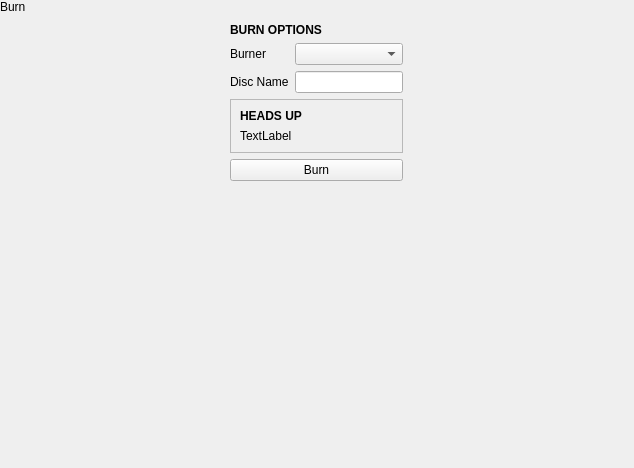
<?xml version="1.0" encoding="UTF-8"?>
<ui version="4.0">
 <class>BurnPopover</class>
 <widget class="QWidget" name="BurnPopover">
  <property name="geometry">
   <rect>
    <x>0</x>
    <y>0</y>
    <width>634</width>
    <height>468</height>
   </rect>
  </property>
  <property name="windowTitle">
   <string notr="true">Form</string>
  </property>
  <layout class="QVBoxLayout" name="verticalLayout">
   <property name="spacing">
    <number>0</number>
   </property>
   <property name="leftMargin">
    <number>0</number>
   </property>
   <property name="topMargin">
    <number>0</number>
   </property>
   <property name="rightMargin">
    <number>0</number>
   </property>
   <property name="bottomMargin">
    <number>0</number>
   </property>
   <item>
    <widget class="tStackedWidget" name="mainStack">
     <property name="currentIndex">
      <number>0</number>
     </property>
     <widget class="QWidget" name="mainPage">
      <layout class="QVBoxLayout" name="verticalLayout_5">
       <property name="spacing">
        <number>0</number>
       </property>
       <property name="leftMargin">
        <number>0</number>
       </property>
       <property name="topMargin">
        <number>0</number>
       </property>
       <property name="rightMargin">
        <number>0</number>
       </property>
       <property name="bottomMargin">
        <number>0</number>
       </property>
       <item>
        <widget class="tTitleLabel" name="titleLabel">
         <property name="text">
          <string notr="true">Burn</string>
         </property>
        </widget>
       </item>
       <item alignment="Qt::AlignHCenter">
        <widget class="QWidget" name="optionsWidget" native="true">
         <layout class="QGridLayout" name="gridLayout">
          <item row="2" column="1">
           <widget class="QLineEdit" name="discNameEdit"/>
          </item>
          <item row="1" column="0">
           <widget class="QLabel" name="label_5">
            <property name="text">
             <string>Burner</string>
            </property>
           </widget>
          </item>
          <item row="0" column="0" colspan="2">
           <widget class="QLabel" name="label">
            <property name="font">
             <font>
              <bold>true</bold>
             </font>
            </property>
            <property name="text">
             <string>BURN OPTIONS</string>
            </property>
           </widget>
          </item>
          <item row="1" column="1">
           <widget class="QComboBox" name="burnerBox"/>
          </item>
          <item row="2" column="0">
           <widget class="QLabel" name="label_2">
            <property name="text">
             <string>Disc Name</string>
            </property>
           </widget>
          </item>
          <item row="4" column="0" colspan="2">
           <widget class="QPushButton" name="burnButton">
            <property name="text">
             <string>Burn</string>
            </property>
            <property name="icon">
             <iconset theme="tools-media-optical-burn">
              <normaloff>../../../theFrisbee/application/operations</normaloff>../../../theFrisbee/application/operations</iconset>
            </property>
           </widget>
          </item>
          <item row="3" column="0" colspan="2">
           <widget class="QFrame" name="warningFrame">
            <property name="autoFillBackground">
             <bool>true</bool>
            </property>
            <property name="frameShape">
             <enum>QFrame::StyledPanel</enum>
            </property>
            <property name="frameShadow">
             <enum>QFrame::Raised</enum>
            </property>
            <layout class="QVBoxLayout" name="verticalLayout_2">
             <item>
              <widget class="QLabel" name="label_6">
               <property name="font">
                <font>
                 <bold>true</bold>
                </font>
               </property>
               <property name="text">
                <string>HEADS UP</string>
               </property>
              </widget>
             </item>
             <item>
              <widget class="QLabel" name="warningText">
               <property name="text">
                <string notr="true">TextLabel</string>
               </property>
               <property name="wordWrap">
                <bool>true</bool>
               </property>
              </widget>
             </item>
            </layout>
           </widget>
          </item>
         </layout>
        </widget>
       </item>
       <item>
        <spacer name="verticalSpacer">
         <property name="orientation">
          <enum>Qt::Vertical</enum>
         </property>
         <property name="sizeHint" stdset="0">
          <size>
           <width>20</width>
           <height>40</height>
          </size>
         </property>
        </spacer>
       </item>
      </layout>
     </widget>
     <widget class="QWidget" name="confirmOpticalPage">
      <layout class="QVBoxLayout" name="verticalLayout_7">
       <property name="spacing">
        <number>0</number>
       </property>
       <property name="leftMargin">
        <number>0</number>
       </property>
       <property name="topMargin">
        <number>0</number>
       </property>
       <property name="rightMargin">
        <number>0</number>
       </property>
       <property name="bottomMargin">
        <number>0</number>
       </property>
       <item>
        <widget class="tTitleLabel" name="titleLabel_2">
         <property name="text">
          <string>Burn Disc</string>
         </property>
        </widget>
       </item>
       <item alignment="Qt::AlignHCenter">
        <widget class="QWidget" name="burnConfirmWidget" native="true">
         <layout class="QVBoxLayout" name="verticalLayout_6">
          <item>
           <widget class="QLabel" name="label_3">
            <property name="font">
             <font>
              <bold>true</bold>
             </font>
            </property>
            <property name="text">
             <string>DISC NOT BLANK</string>
            </property>
           </widget>
          </item>
          <item>
           <widget class="QLabel" name="label_4">
            <property name="text">
             <string>The disc in the drive is not blank. To burn these files to the disc, the disc will need to be erased.

Once the disc in the drive is erased, all the data on it will be gone forever.</string>
            </property>
            <property name="wordWrap">
             <bool>true</bool>
            </property>
           </widget>
          </item>
          <item>
           <widget class="QPushButton" name="doBurnButton">
            <property name="text">
             <string>Erase and Burn</string>
            </property>
            <property name="icon">
             <iconset theme="tools-media-optical-burn">
              <normaloff>../../../theFrisbee/application/operations</normaloff>../../../theFrisbee/application/operations</iconset>
            </property>
           </widget>
          </item>
         </layout>
        </widget>
       </item>
       <item>
        <spacer name="verticalSpacer_3">
         <property name="orientation">
          <enum>Qt::Vertical</enum>
         </property>
         <property name="sizeHint" stdset="0">
          <size>
           <width>20</width>
           <height>385</height>
          </size>
         </property>
        </spacer>
       </item>
      </layout>
     </widget>
    </widget>
   </item>
  </layout>
 </widget>
 <customwidgets>
  <customwidget>
   <class>tStackedWidget</class>
   <extends>QStackedWidget</extends>
   <header location="global">tstackedwidget.h</header>
   <container>1</container>
   <slots>
    <signal>switchingFrame(int)</signal>
   </slots>
  </customwidget>
  <customwidget>
   <class>tTitleLabel</class>
   <extends>QLabel</extends>
   <header location="global">ttitlelabel.h</header>
   <slots>
    <signal>backButtonClicked()</signal>
   </slots>
  </customwidget>
 </customwidgets>
 <resources/>
 <connections/>
</ui>
